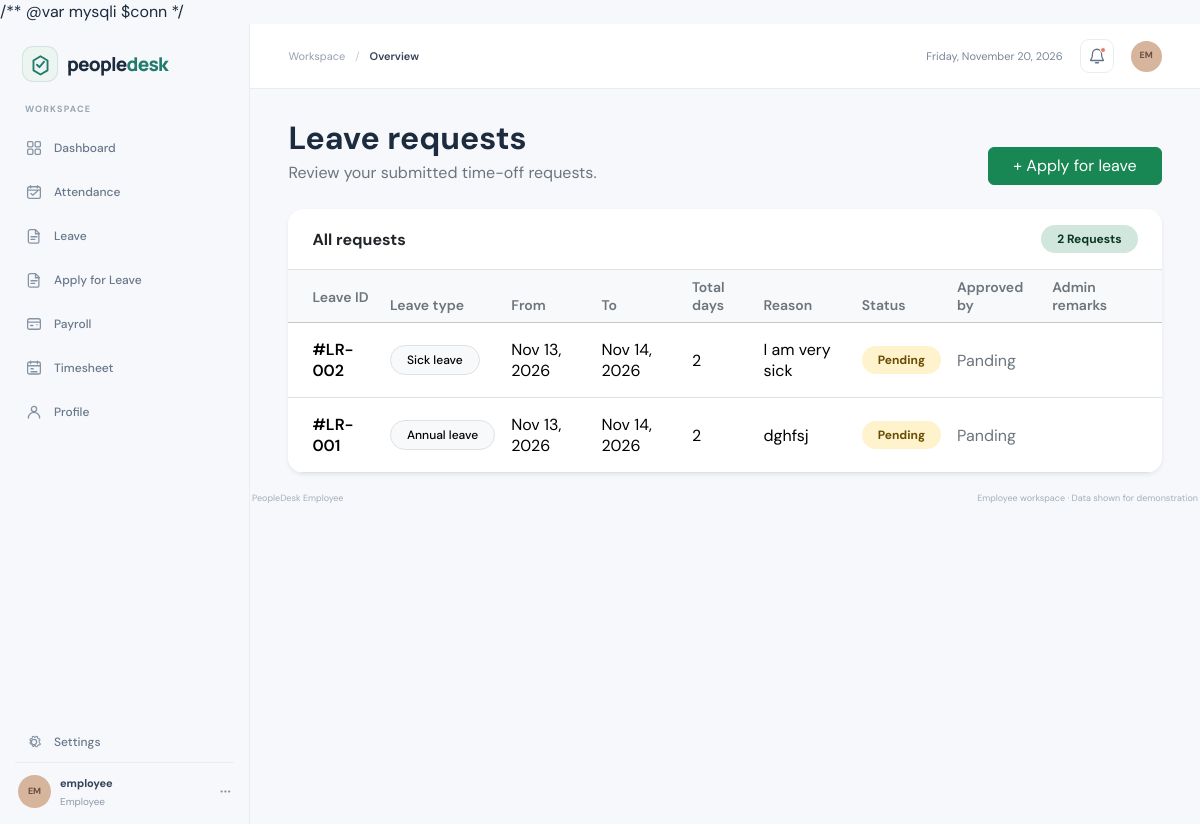
Screenshot of /employee/leave/leave_request.php (signed in) with the database file from the repository.
### tables this page shows
CREATE TABLE `leave_requests` (
  `leave_id` int NOT NULL,
  `employee_id` int NOT NULL,
  `leave_reason` varchar(200) NOT NULL,
  `leave_type` varchar(50) NOT NULL,
  `start_date` date NOT NULL,
  `end_date` date NOT NULL,
  `total_days` int NOT NULL,
  `status` varchar(20) NOT NULL,
  `approved_by` varchar(50) NOT NULL,
  `admin_remarks` varchar(200) DEFAULT NULL
);

### employee/leave/leave_request.php (the view, shortened to what this page needs)
<?php
include_once("../../config/db.php");
$empId = (int) $_SESSION['employee_id'];
$data = $conn -> query("SELECT * FROM leave_requests WHERE employee_id = $empId ORDER BY leave_id DESC");
$countData = $data -> num_rows;
?>
<!doctype html>
<html lang="en">
<head>
    <link href="https://cdn.jsdelivr.net/npm/bootstrap@5.3.3/dist/css/bootstrap.min.css" rel="stylesheet">
    <link rel="stylesheet" href="../../assets/admin.css">
</head>
<body>
    <div class="app-shell">
        <?php
            include_once('../includes/sidebar.php')
        ?>
        <main class="main-content">
            <?php
                include_once('../includes/topbar.php')
            ?>
            <div class="dashboard-content">
                <div class="d-flex flex-column flex-sm-row align-items-sm-end justify-content-between gap-3 mb-4">
                    <div>
                        <h1 class="h2 fw-bold mb-1">Leave requests</h1>
                        <p class="text-secondary mb-0">Review your submitted time-off requests.</p>
                    </div>
                    <a class="btn btn-success px-4" href="applyLeave.php">+ Apply for leave</a>
                </div>
                <div class="card border-0 shadow-sm rounded-4 overflow-hidden">
                    <div class="card-header bg-white border-bottom d-flex align-items-center justify-content-between px-4 py-3">
                        <h2 class="h6 fw-bold mb-0">All requests</h2>
                        <span class="badge rounded-pill bg-success-subtle text-success-emphasis px-3 py-2"><?php echo $countData; ?> Requests</span>
                    </div>
                    <div class="table-responsive">
                        <table class="table table-hover align-middle mb-0">
                            <thead class="table-light">
                                <tr>
                                    <th class="ps-4 py-3 text-secondary fw-semibold small">Leave ID</th>
                                    <th class="text-secondary fw-semibold small">Leave type</th>
                                    <th class="text-secondary fw-semibold small">From</th>
                                    <th class="text-secondary fw-semibold small">To</th>
                                    <th class="text-secondary fw-semibold small">Total days</th>
                                    <th class="text-secondary fw-semibold small">Reason</th>
                                    <th class="text-secondary fw-semibold small">Status</th>
                                    <th class="text-secondary fw-semibold small">Approved by</th>
                                    <th class="pe-4 text-secondary fw-semibold small">Admin remarks</th>
                                </tr>
                            </thead>
                                <tbody>
                                    <?php
                                        while ($leave = $data -> fetch_assoc()) {
                                            $badge = 'bg-warning-subtle text-warning-emphasis';
                                    ?>
                                        <tr>
                                            <td class="ps-4 py-3 fw-semibold">#LR-<?php echo str_pad($leave['leave_id'], 3, '0', STR_PAD_LEFT) ?></td>
                                            <td><span class="badge rounded-pill text-bg-light border fw-medium px-3 py-2"><?php echo ucfirst($leave['leave_type']) ?> leave</span></td>
                                            <td><?php echo date('M d, Y', strtotime($leave['start_date'])) ?></td>
                                            <td><?php echo date('M d, Y', strtotime($leave['end_date'])) ?></td>
                                            <td><?php echo $leave['total_days'] ?></td>
                                            <td><?php echo htmlspecialchars($leave['leave_reason']) ?></td>
                                            <td><span class="badge rounded-pill <?php echo $badge ?> px-3 py-2"><?php echo $leave['status'] ?></span></td>
                                            <td class="text-secondary"><?php echo $leave['approved_by'] ?? '—' ?></td>
                                            <td class="pe-4 text-secondary"><?php echo $leave['admin_remarks'] ?? 'Awaiting review' ?></td>
                                        </tr>
                                    <?php } ?>
                                </tbody>
                        </table>
                    </div>
                </div>
            </div>
            <?php include_once("../includes/footer.php") ?>
        </main>
    </div>
</body>
</html>

### assets/admin.css (style rules this page uses)
:root { --admin-ink: #1d2b3f; --admin-muted: #8290a1; --admin-line: #e9edf2; --admin-green: #237b6d; --admin-green-dark: #176557; --admin-bg: #f6f8fb; }
* { box-sizing: border-box; }
body { min-width: 320px; margin: 0; color: var(--admin-ink); background: var(--admin-bg); font-family: "DM Sans", sans-serif; -webkit-font-smoothing: antialiased; }
.app-shell { display: flex; min-height: 100vh; }
.main-content { min-width: 0; flex: 1 1 auto; }
.dashboard-content { width: min(100%, 1500px); margin: 0 auto; padding: 30px clamp(20px, 3.2vw, 48px) 18px; }

### rows the page displays
leave_requests: leave_id "002", leave_type "Sick", start_date "Nov 13, 2026", end_date "Nov 14, 2026", total_days "2", leave_reason "I am very sick", status "Pending", approved_by "Panding"
leave_requests: leave_id "001", leave_type "Annual", start_date "Nov 13, 2026", end_date "Nov 14, 2026", total_days "2", leave_reason "dghfsj", status "Pending", approved_by "Panding"

### other values shown
$sidebarUserInitials "EM"
$sidebarUserName "employee"
$pageTitle "Overview"
$userInitials "EM"
$countData "2"
